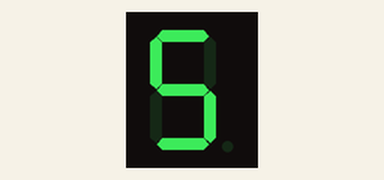
Simulated run of this sketch. Board: Arduino Uno, built with avr-gcc and run on an emulated ATmega328P. On the bench: 1-digit seven-segment display. Wiring (inferred from the names in the program): 1-digit 7-segment display, segments lit when HIGH: segments pin 7, pin 6, pin 5, pin 10, pin 11, pin 8, pin 9. The segment pins are drawn as the display they are named for.

Above: at 0.1 s.
At 2.1 s:
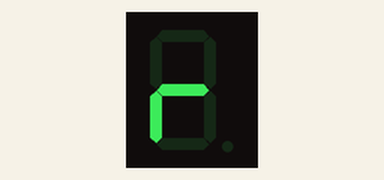
At 3.1 s:
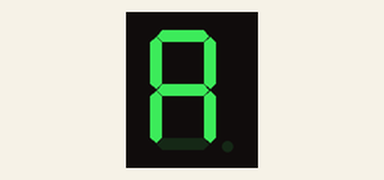

Measured:
- by itself, everything shown: repeats every 4.0 s, in 4 steps
- what the display in image 1 shows lasts 1.0 s, from 2.0 s to 3.0 s

The sketch:

prog02_Ex.2.ino
```cpp
//********** Variables ********************************************************

const int a = 7;
const int b = 6;
const int c = 5;
const int d = 10;
const int e = 11;
const int f = 8;
const int g = 9;

unsigned long s = 1000;

//********** Setup ************************************************************

void setup() {

  pinMode(a, OUTPUT);
  pinMode(b, OUTPUT);
  pinMode(c, OUTPUT);
  pinMode(d, OUTPUT);
  pinMode(e, OUTPUT);
  pinMode(f, OUTPUT);
  pinMode(g,OUTPUT);

}
//********** Loop *************************************************************

void loop() {

digitalWrite(a,HIGH);
digitalWrite(b,LOW);
digitalWrite(c,HIGH);
digitalWrite(d,HIGH);
digitalWrite(e,LOW);
digitalWrite(f,HIGH);
digitalWrite(g,HIGH);
delay(s);

digitalWrite(a,HIGH);
digitalWrite(b,HIGH);
digitalWrite(c,HIGH);
digitalWrite(d,LOW);
digitalWrite(e,HIGH);
digitalWrite(f,HIGH);
digitalWrite(g,HIGH);
delay(s);

digitalWrite(a,LOW);
digitalWrite(b,LOW);
digitalWrite(c,LOW);
digitalWrite(d,LOW);
digitalWrite(e,HIGH);
digitalWrite(f,LOW);
digitalWrite(g,HIGH);
delay(s);

digitalWrite(a,HIGH);
digitalWrite(b,HIGH);
digitalWrite(c,HIGH);
digitalWrite(d,LOW);
digitalWrite(e,HIGH);
digitalWrite(f,HIGH);
digitalWrite(g,HIGH);
delay(s);


}
```
